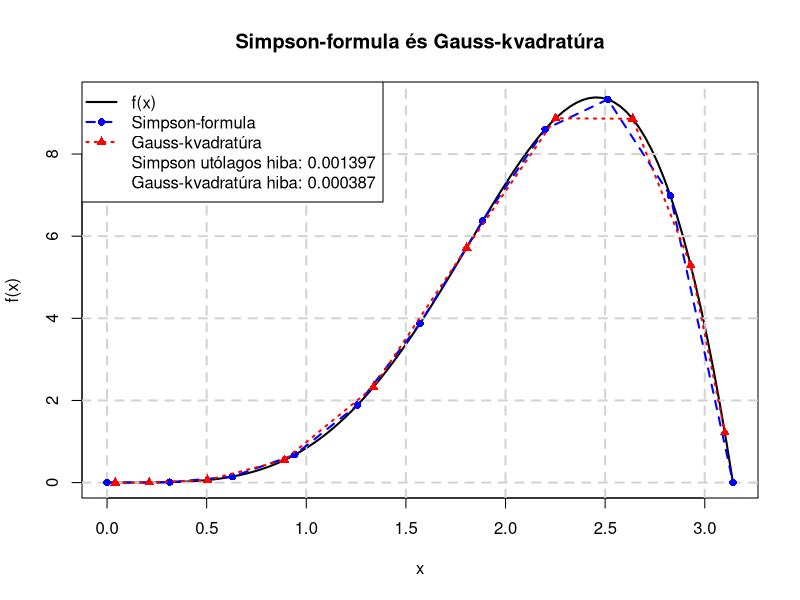

This figure's R source:
library(pracma)

f <- function(x) {
    x^3 * sin(x)
}

simpson_simple <- function(f, a, b) {
    h <- (b - a) / 2
    integral <- (h / 3) * (f(a) + 4 * f((a + b) / 2) + f(b))
    return(integral)
}

simpson_composite <- function(f, a, b, n) {
    if (n %% 2 != 0) {
        stop("Az n értékének párosnak kell lennie.")
    }
    
    h <- (b - a) / n
    x <- seq(a, b, length.out = n + 1)
    y <- f(x)
    
    integral <- (h / 3) * (y[1] + 4 * sum(y[seq(2, n, by = 2)]) + 2 * sum(y[seq(3, n-1, by = 2)]) + y[n + 1])
    return(integral)
}

fourth_derivative <- function(f, x) {
    h <- 1e-5
    deriv <- (f(x + 2*h) - 4*f(x + h) + 6*f(x) - 4*f(x - h) + f(x - 2*h)) / (h^4)
    if (!is.finite(deriv)) {
        deriv <- 0
    }
    return(deriv)
}

simpson_simple_error_estimate <- function(f, a, b) {
    h <- (b - a) / 2
    x_vals <- seq(a, b, length.out = 100)
    fourth_deriv_vals <- sapply(x_vals, function(x) fourth_derivative(f, x))
    max_fourth_deriv <- max(abs(fourth_deriv_vals), na.rm = TRUE)
    error_estimate <- (max_fourth_deriv * (b - a)^5) / 2880
    return(error_estimate)
}

simpson_error_estimate <- function(f, a, b, n) {
    h <- (b - a) / n
    x_vals <- seq(a, b, length.out = 100)
    fourth_deriv_vals <- sapply(x_vals, function(x) fourth_derivative(f, x))
    max_fourth_deriv <- max(abs(fourth_deriv_vals), na.rm = TRUE)
    error_estimate <- (max_fourth_deriv * (b - a)^5) / (2880 * n^4)
    return(error_estimate)
}

simpson_a_posteriori_error <- function(f, a, b, n) {
    S_n <- simpson_composite(f, a, b, n)
    S_2n <- simpson_composite(f, a, b, 2 * n)
    error_estimate <- abs(S_n - S_2n)
    return(error_estimate)
}

gauss_quadrature <- function(f, a, b, n) {
    nodes_weights <- gaussLegendre(n, a, b)
    nodes <- nodes_weights$x
    weights <- nodes_weights$w
    integral <- sum(weights * f(nodes))
    return(integral)
}

gauss_error_estimate <- function(f, a, b, n) {
    x_vals <- seq(a, b, length.out = 100)
    deriv_vals <- sapply(x_vals, function(x) {
        h <- 1e-5
        (f(x + 2*h) - 4*f(x + h) + 6*f(x) - 4*f(x - h) + f(x - 2*h)) / (h^4)
    })
    max_deriv <- max(abs(deriv_vals), na.rm = TRUE)
    error_estimate <- (max_deriv * (b - a)^(2*n + 3)) / (factorial(2*n + 2))
    return(error_estimate)
}

plot_graph <- function(a, b, n, f, simpson_composite_result, a_posteriori_error, gauss_result, gauss_err) {
    curve(f, from = a, to = b, col = "black", lwd = 2, main = "Simpson-formula és Gauss-kvadratúra")
    grid(nx = NULL, ny = NULL, lty = 2, col = "lightgray", lwd = 2)
    
    simpson_x <- seq(a, b, length.out = n + 1)
    simpson_y <- f(simpson_x)
    lines(simpson_x, simpson_y, col = "blue", lwd = 2, lty = 2)
    points(seq(a, b, length.out = n + 1), f(seq(a, b, length.out = n + 1)), col = "blue", pch = 16)
    
    nodes_weights <- gaussLegendre(n, a, b)
    gauss_x <- nodes_weights$x
    gauss_y <- f(gauss_x)
    lines(gauss_x, gauss_y, col = "red", lwd = 2, lty = 3)
    points(gauss_x, gauss_y, col = "red", pch = 17)
    
    mid_x <- (a + b) / 2
    y_left <- f(a)
    y_right <- f(b)
    
    if (y_left > y_right) {
        legend_pos <- "topright"
    }
    else {
        legend_pos <- "topleft"
    }
    
    legend(legend_pos, legend = c(
        "f(x)",
        "Simpson-formula",
        "Gauss-kvadratúra",
        paste("Simpson utólagos hiba:", round(a_posteriori_error, 6)),
        paste("Gauss-kvadratúra hiba:", round(gauss_err, 6))
        
    ), col = c("black", "blue", "red", NA, NA), lwd = 2, lty = c(1, 2, 3, NA, NA), pch = c(NA, 16, 17, NA, NA))
}

main <- function() {
    a <- 0
    b <- pi
    n <- 10
    
    simpson_simple_result <- simpson_simple(f, a, b)
    simpson_composite_result <- simpson_composite(f, a, b, n)
    exact_integral <- integrate(f, a, b)$value
    
    a_posteriori_error <- simpson_a_posteriori_error(f, a, b, n)
    percentage_a_posteriori_err <- (a_posteriori_error / abs(exact_integral)) * 100
    
    gauss_result <- gauss_quadrature(f, a, b, n)
    gauss_err <- gauss_error_estimate(f, a, b, n)
    percentage_gauss_err <- (gauss_err / abs(exact_integral)) * 100
    
    cat("\n=== Simpson-formula ===\n")
    cat("Integrál értéke:\t\t", exact_integral, "\n")
    cat("Simpson-formula (egyszerű):\t", simpson_simple_result, "\n")
    cat("Simpson-formula (összetett):\t", simpson_composite_result, "\n")
    cat("Utólagos hiba:\t\t\t", a_posteriori_error, "\n")
    cat("Százalékos hiba (utólagos):\t", percentage_a_posteriori_err, "%\n")
    
    cat("\n=== Gauss-kvadratúra ===\n")
    cat("Gauss-kvadratúra:\t\t", gauss_result, "\n")
    cat("Hiba (analitikus):\t\t", gauss_err, "\n")
    cat("Százalékos hiba (analitikus):\t", percentage_gauss_err, "%\n")
    
    plot_graph(a, b, n, f, simpson_composite_result, a_posteriori_error, gauss_result, gauss_err)
}

main()